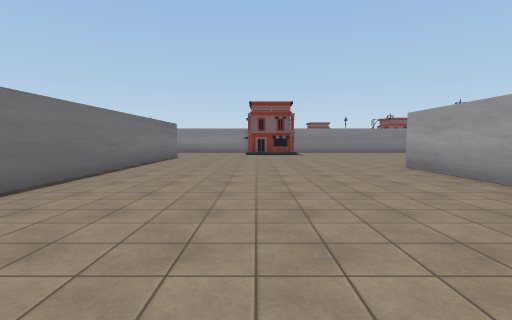
[1] (above)

22 first-person views from a walk through a 3-D level made in the Unity game engine. The camera is 1.5 m above the floor, tilts 4° down and sees 85° across. The floor is counted in squares, 2 m on a side. Each view is taken from the middle of a square. On the plan, view 1 faces up. The plan holds only what a view shows up to about 10 squares ahead; the rest is blank. The place goes on beyond the plan. Some surface patterns are stand-ins.

[2]
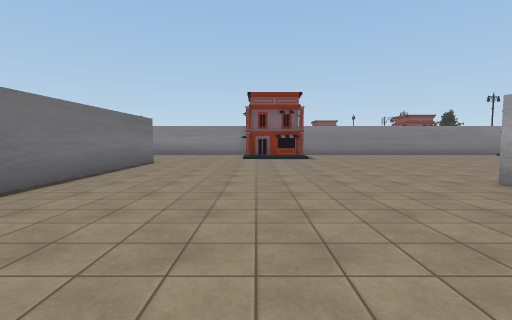

[3]
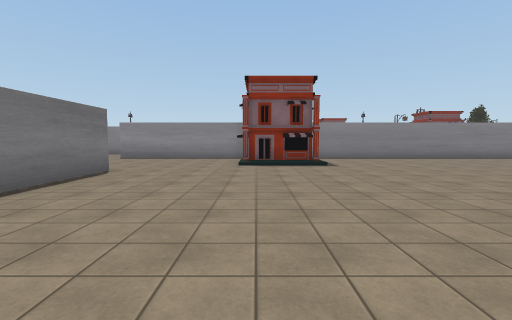

[4]
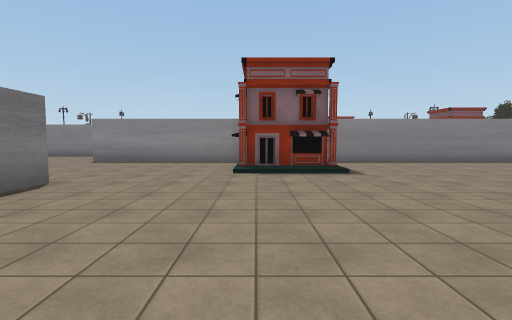

[5]
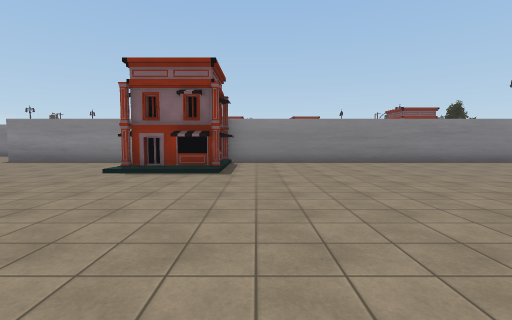

[6]
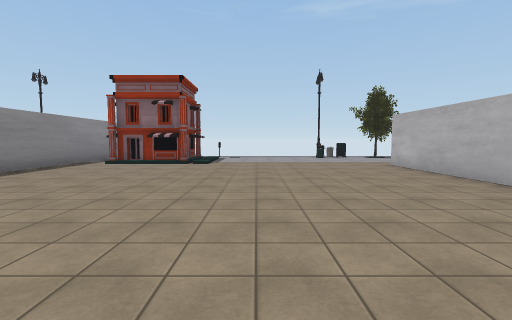

[7]
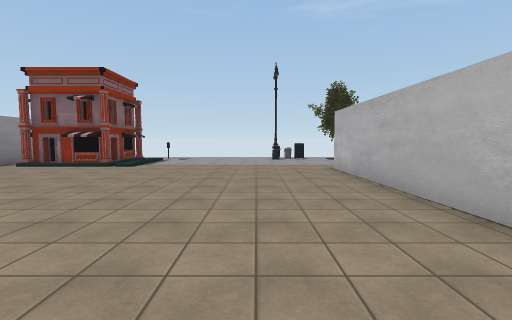

[8]
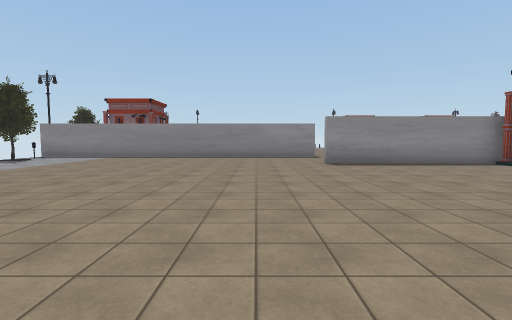

[9]
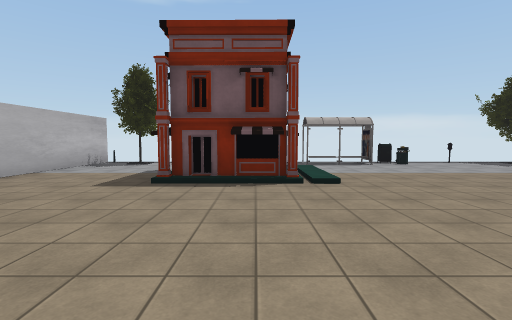

[10]
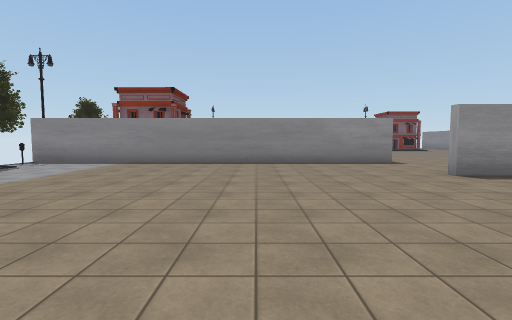

[11]
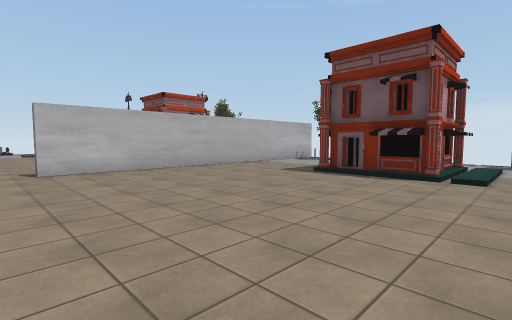

[12]
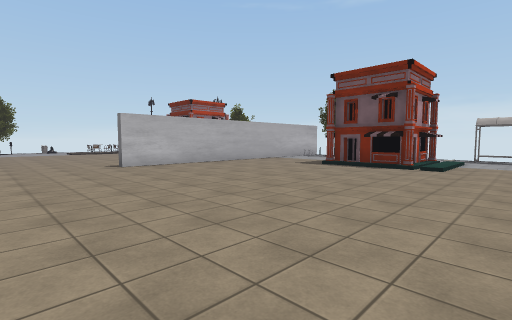

[13]
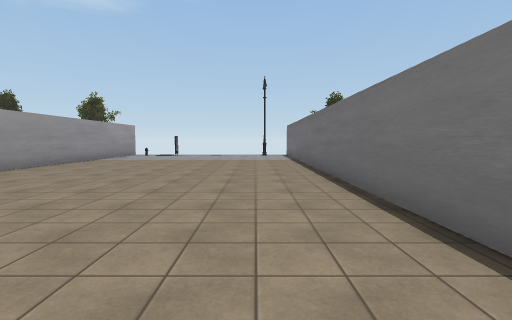

[14]
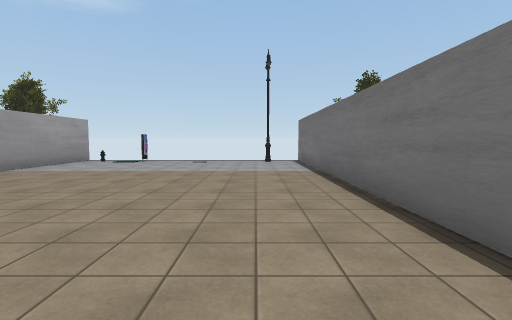

[15]
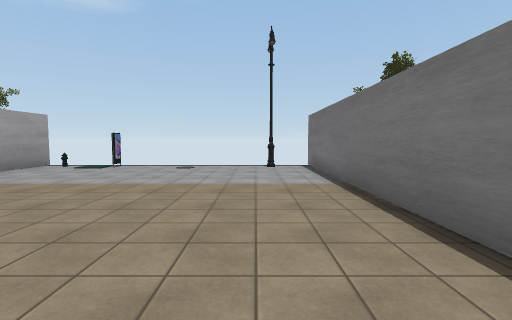

[16]
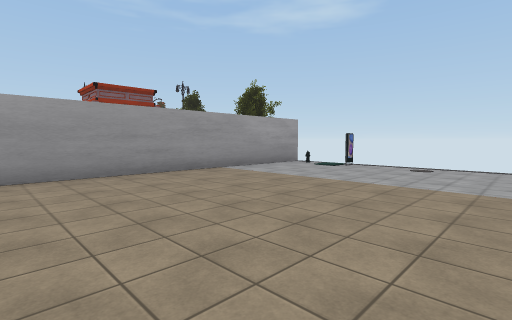

[17]
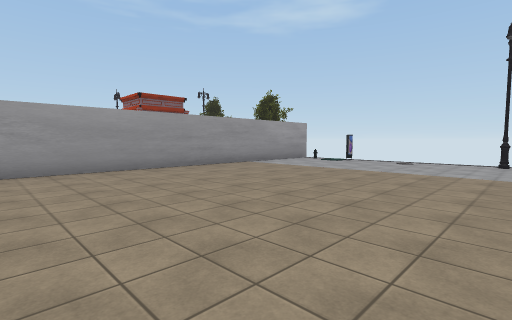

[18]
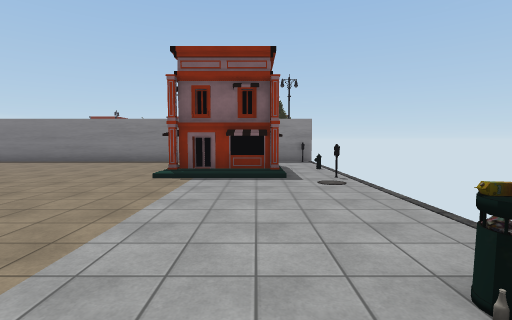

[19]
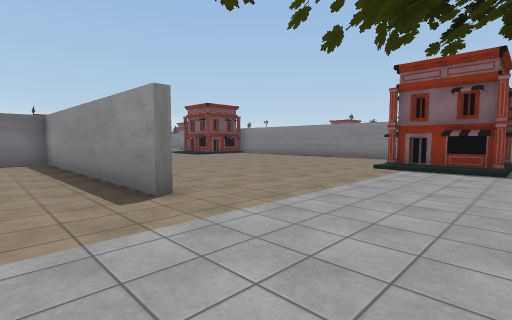

[20]
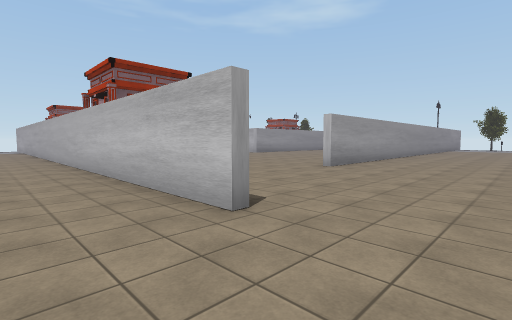

[21]
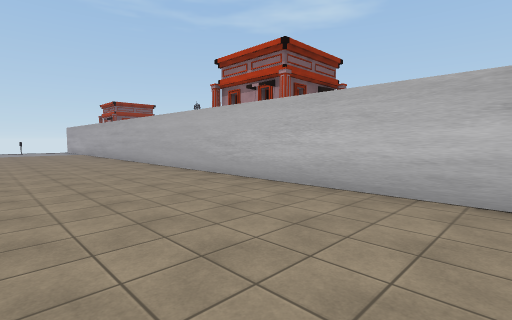

[22]
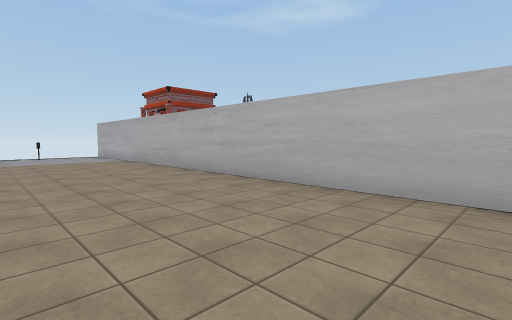

### Floor plan
Points are (right, up) in squares from view 1. A wall is a line through its corners. A room is listed if a view was taken in it or the views show most of it. See-through windows are left out.
Room 1 (views 1, 2, 3, 4, 5, 6, 7, 8, 9, 10, 11, 12, 13, 14, 15, 16, 17, 20, 21, 22)
walls: (-3.6, 12.9) (-3.6, -6.6); (-3.9, 10) (-3.9, 12.9); (-0.1, 17.9) (-5.9, 17.9); (-5.9, 18.1) (12.4, 18.1); (6.3, 7.8) (11.4, 7.9); (-5.2, 21.5) (-17.6, 21.5); (-16.7, 14.4) (-16.7, 12.8); (-17.8, 5.9) (-7.8, 5.9); (16, 17.9) (2, 17.9); (1.9, -6.2) (1.9, -5.7); (4.2, -6.4) (4.2, 7.9)
ways out: opening at (13.5, 9) to room 2; opening at (-6, 6.7)
objects: tree (-18, 7) to (-17, 8); tree (-18, 19) to (-17, 20); other object (-17, 15); other object (-17, 16); building (-15, 10) to (-13, 11); building (0, 15) to (2, 17); building (12, 15) to (14, 16)
Room 2 (views 18, 19)
walls: (11.5, 7.7) (4.4, 7.5) (4.4, 6.4)
ways out: opening at (13.5, 9) to room 1
objects: tree (15, 6) to (16, 7); other object (15, 9); other object (16, 9)

Positions as (right, up) in squares from view 1, and headings:
1: (0, 0), facing up
2: (0, 3), facing up
3: (0, 6), facing up
4: (0, 8), facing up
5: (3, 8), facing up
6: (3, 12), facing right
7: (4, 10), facing right
8: (-8, 9), facing up
9: (-8, 11), facing left
10: (-10, 12), facing up
11: (-7, 13), facing down-left
12: (-5, 14), facing down-left
13: (-2, 8), facing down
14: (-2, 4), facing down
15: (-2, 2), facing down
16: (-2, 2), facing down-right
17: (-3, 4), facing down-right
18: (14, 8), facing up
19: (15, 6), facing up-left
20: (-8, 20), facing down-right
21: (-4, 22), facing down-right
22: (2, 22), facing down-right
